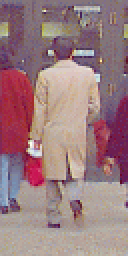
#> input picture lab12/pedestrians/pos/per00309.ppm, 64 x 128 px, given in place of per00001.ppm, which was not available (shown 2 times larger)
$ python lab12_2.py
#> lines starting #> are read from the running program, lines starting #| are printed output that depends on the picture; pictures that were not available may be replaced by others from this repository, and a replacement may not be noted
#> further down, IP is the input picture: shape (128, 64, 3); mean B, G, R 128, 123.8, 155.4
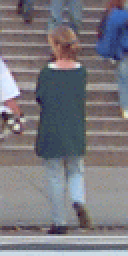
#> input picture lab12/pedestrians/pos/per00456.ppm, 64 x 128 px, given in place of neg00001.png, which was not available (shown 2 times larger)
#> further down, IN is the input picture: shape (128, 64, 3); mean B, G, R 125.9, 119.2, 121
### lab12/lab12_1.py
import numpy as np
import cv2 as cv
import scipy.ndimage
import scipy.ndimage.filters as filters
import matplotlib.pyplot as plt
import math


def gradient(image):
    dx = filters.convolve1d(np.int32(image), np.array([-1, 0, 1]), 1)
    dy = filters.convolve1d(np.int32(image), np.array([-1, 0, 1]), 0)

    grad = np.sqrt(dx ** 2 + dy ** 2)
    grad = grad / np.amax(grad)
    orient = np.arctan2(dy, dx)
    return grad, orient


def grad_rgb(im):
    gradB, orientB = gradient(im[:, :, 2])
    gradG, orientG = gradient(im[:, :, 1])
    gradR, orientR = gradient(im[:, :, 0])
    grad = gradB.copy()             # poczatkowo wynikowa macierz to gradient skladowej B
    m1 = gradB - gradG              # m1 - tablica pomocnicza do wyznaczania maksimum miedzy skladowymi B i G
    grad[m1 < 0] = gradG[m1 < 0]    # w macierzy wynikowej gradienty skladowej B sa podmieniane na wieksze od nich gradienty skladowej G

    m2 = grad - gradR
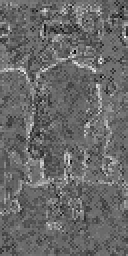
#> m2: shape (128, 64) float64 (shown 2 times larger); min -0.367, max 0.523, mean 0.000136; drawn with min black and max white
    grad[m2 < 0] = gradR[m2 < 0]

    # oritnacje dla któych wartość gradientu była największa
    orient = orientB.copy()
    orient[m1 < 0] = orientG[m1 < 0]
    orient[m2 < 0] = orientR[m2 < 0]
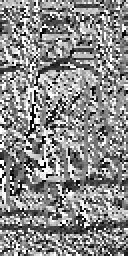
#> orient: shape (128, 64) float64 (shown 2 times larger); min -3.13, max 3.14, mean 0.282; drawn with min black and max white
    return grad, orient


# [19 lines left out: function HOGpicture, not called in this run]


def hog(image):
    grad, orient = grad_rgb(image)

    DIR = np.rad2deg(orient)
    SXY = grad

    # Obliczenia histogramow
    cellSize = 8 # rozmiar komorki
    YY = image.shape[0]
#> YY = 128
    XX = image.shape[1]
#> XX = 64
    YY_cell = np.int32(YY/cellSize)
#> YY_cell = 16
    XX_cell = np.int32(XX/cellSize)
#> XX_cell = 8

    # Kontener na histogramy - zakladamy, ze jest 9 przedzialow
    hist = np.zeros([YY_cell, XX_cell, 9], np.float32)

    # Iteracja po komorkach na obrazie
    for jj in range(0, YY_cell):
        for ii in range(0, XX_cell):
            # Wyciecie komorki
            M = SXY[jj*cellSize:(jj+1)*cellSize, ii*cellSize:(ii+1)*cellSize]
            T = DIR[jj*cellSize:(jj+1)*cellSize, ii*cellSize:(ii+1)*cellSize]
            M = M.flatten()
            T = T.flatten()

            # Obliczenie histogramu
            for k in range(0, cellSize*cellSize):
                m = M[k]
                t = T[k]

                # Usuniecie ujemnych kata (zalozenie katy w stopniach)
                if (t < 0):
                    t = t + 180

                # Wyliczenie przezdialu
                t0 = np.floor((t-10)/20)*20 + 10 # Przedzial ma rozmiar 20, srodek to 20

                # Przypadek szczegolny tj. t0 ujemny
                if (t0 < 0):
                    t0 = 170

                # Wyznaczenie indeksow przedzialu
                i0 = int((t0-10)/20)
                i1 = i0+1

                # Zawijanie
                if i1 == 9:
                    i1=0

                # Obliczenie odleglosci do srodka przedzialu
                d = min(abs(t-t0), 180 - abs(t-t0) )/20

                # Aktualizacja histogramu
                hist[jj, ii, i0] = hist[jj, ii, i0] + m*(1-d)
                hist[jj, ii, i1] = hist[jj, ii, i1] + m*(d)

    #wyswietlanie gradientu
    '''
    imho = HOGpicture(hist, 8)
    plt.imshow(imho)
    plt.show()
    '''
    # Normalizacja w blokach
    e = math.pow(0.00001, 2)
    F = []
    for jj in range(0, YY_cell-1):
        for ii in range(0, XX_cell-1):
            H0 = hist[jj, ii, :]
            H1 = hist[jj, ii+1, :]
            H2 = hist[jj+1, ii, :]
            H3 = hist[jj+1, ii+1, :]
            H = np.concatenate((H0, H1, H2, H3))
            n = np.linalg.norm(H)
            Hn = H/np.sqrt(math.pow(n, 2)+e)
            F = np.concatenate((F, Hn))

    return F


# [9 lines left out: function main, not called in this run]


# [2 lines that do not run on import are left out]

### lab12/lab12_2.py
import matplotlib.pyplot as plt
import cv2 as cv
import numpy as np
from lab12_1 import *
from sklearn import svm

l_prob = 800
HOG_data = np.zeros([2*l_prob, 3781], np.float32)

for i in range(0, l_prob):
    IP = cv.imread('pedestrians/pos/per%05d.ppm' % (i+1))
    IN = cv.imread('pedestrians/neg/neg%05d.png' % (i+1))
    F = hog(IP)
#> F = 3780 values, max 0.829 at index 706, min 0 at index 2291, mean 0.135
    HOG_data[i, 0] = 1
    HOG_data[i, 1:] = F
    F = hog(IN)
#> in gradient (call 6), `dx = filters.convolve1d(np.int32(image), np.array([-1, 0, 1]), 1)`:
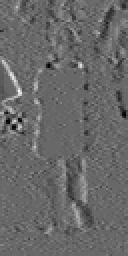
#> dx: shape (128, 64) int32 (shown 2 times larger); min -117, max 168, mean 0.3; drawn with min black and max white
#> in gradient (call 6), `orient = np.arctan2(dy, dx)`:
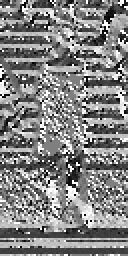
#> orient: shape (128, 64) float64 (shown 2 times larger); min -3.12, max 3.14, mean 0.113; drawn with min black and max white
#> in grad_rgb (call 2), `m1 = gradB - gradG`:
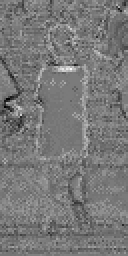
#> m1: shape (128, 64) float64 (shown 2 times larger); min -0.353, max 0.374, mean -0.00866; drawn with min black and max white
#> in grad_rgb (call 2), `grad[m1 < 0] = gradG[m1 < 0]`:
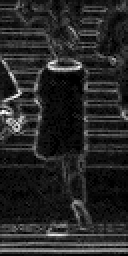
#> grad: shape (128, 64) float64 (shown 2 times larger); min 0, max 1, mean 0.152
#> F = 3780 values, max 0.758 at index 3379, min 0 at index 270, mean 0.119
#> (the run stopped early here; a loop or call above may not have finished)
